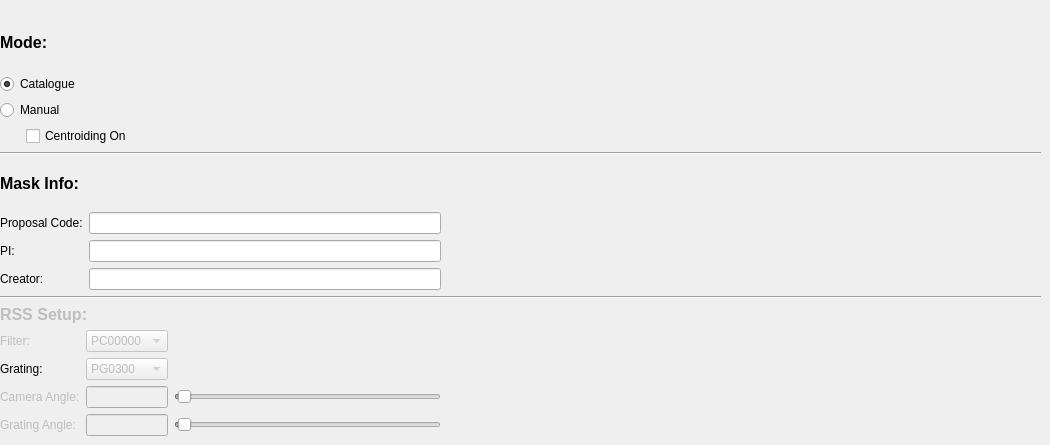
    <widget class="QWidget" name="InfoTab">
     <property name="sizePolicy">
      <sizepolicy hsizetype="Expanding" vsizetype="Expanding">
       <horstretch>0</horstretch>
       <verstretch>0</verstretch>
      </sizepolicy>
     </property>
     <attribute name="title">
      <string>       &amp;Info       </string>
     </attribute>
     <widget class="QWidget" name="layoutWidget">
      <property name="geometry">
       <rect>
        <x>0</x>
        <y>16</y>
        <width>1041</width>
        <height>420</height>
       </rect>
      </property>
      <layout class="QVBoxLayout" name="verticalLayout">
       <item>
        <layout class="QGridLayout" name="gridLayout_2">
         <item row="0" column="0" colspan="2">
          <widget class="QLabel" name="labelInfo_Mode">
           <property name="font">
            <font>
             <family>Arial</family>
             <pointsize>12</pointsize>
             <weight>75</weight>
             <bold>true</bold>
            </font>
           </property>
           <property name="text">
            <string>Mode:</string>
           </property>
          </widget>
         </item>
         <item row="1" column="0" colspan="2">
          <widget class="QRadioButton" name="radioButtonInfo_Catalogue">
           <property name="text">
            <string>Catalogue</string>
           </property>
           <property name="checked">
            <bool>true</bool>
           </property>
          </widget>
         </item>
         <item row="2" column="0" colspan="2">
          <widget class="QRadioButton" name="radioButtonInfo_Manual">
           <property name="text">
            <string>Manual</string>
           </property>
          </widget>
         </item>
         <item row="3" column="0">
          <spacer name="horizontalSpacer_2">
           <property name="orientation">
            <enum>Qt::Horizontal</enum>
           </property>
           <property name="sizeType">
            <enum>QSizePolicy::Fixed</enum>
           </property>
           <property name="sizeHint" stdset="0">
            <size>
             <width>20</width>
             <height>20</height>
            </size>
           </property>
          </spacer>
         </item>
         <item row="3" column="1">
          <widget class="QCheckBox" name="checkBoxInfo_CentroidOn">
           <property name="text">
            <string>Centroiding On</string>
           </property>
          </widget>
         </item>
         <item row="3" column="2">
          <spacer name="horizontalSpacer_10">
           <property name="orientation">
            <enum>Qt::Horizontal</enum>
           </property>
           <property name="sizeHint" stdset="0">
            <size>
             <width>40</width>
             <height>20</height>
            </size>
           </property>
          </spacer>
         </item>
        </layout>
       </item>
       <item>
        <widget class="Line" name="line_2">
         <property name="orientation">
          <enum>Qt::Horizontal</enum>
         </property>
        </widget>
       </item>
       <item>
        <layout class="QGridLayout" name="gridLayout_6">
         <item row="0" column="0">
          <widget class="QLabel" name="labelInfo_MaskInfo">
           <property name="font">
            <font>
             <family>Arial</family>
             <pointsize>12</pointsize>
             <weight>75</weight>
             <bold>true</bold>
            </font>
           </property>
           <property name="text">
            <string>Mask Info:</string>
           </property>
          </widget>
         </item>
         <item row="1" column="0">
          <widget class="QLabel" name="labelInfo_ProposalCode">
           <property name="text">
            <string>Proposal Code:</string>
           </property>
           <property name="textInteractionFlags">
            <set>Qt::LinksAccessibleByMouse|Qt::TextEditable</set>
           </property>
          </widget>
         </item>
         <item row="2" column="0">
          <widget class="QLabel" name="labelInfo_Proposer">
           <property name="text">
            <string>PI:</string>
           </property>
           <property name="buddy">
            <cstring>lineEditInfo_Proposer</cstring>
           </property>
          </widget>
         </item>
         <item row="2" column="1">
          <widget class="QLineEdit" name="lineEditInfo_Proposer"/>
         </item>
         <item row="2" column="2">
          <spacer name="horizontalSpacer_9">
           <property name="orientation">
            <enum>Qt::Horizontal</enum>
           </property>
           <property name="sizeType">
            <enum>QSizePolicy::Fixed</enum>
           </property>
           <property name="sizeHint" stdset="0">
            <size>
             <width>600</width>
             <height>20</height>
            </size>
           </property>
          </spacer>
         </item>
         <item row="3" column="0">
          <widget class="QLabel" name="labelInfo_Creator">
           <property name="text">
            <string>Creator:</string>
           </property>
           <property name="buddy">
            <cstring>lineEditInfo_Creator</cstring>
           </property>
          </widget>
         </item>
         <item row="3" column="1">
          <widget class="QLineEdit" name="lineEditInfo_Creator"/>
         </item>
         <item row="1" column="1">
          <widget class="QLineEdit" name="lineEditInfo_ProposalCode"/>
         </item>
        </layout>
       </item>
       <item>
        <widget class="Line" name="line_5">
         <property name="orientation">
          <enum>Qt::Horizontal</enum>
         </property>
        </widget>
       </item>
       <item>
        <layout class="QVBoxLayout" name="verticalLayoutInfo_RSSSetup">
         <item>
          <widget class="QLabel" name="labelInfo_RSSSetup">
           <property name="enabled">
            <bool>false</bool>
           </property>
           <property name="font">
            <font>
             <family>Arial</family>
             <pointsize>12</pointsize>
             <weight>75</weight>
             <bold>true</bold>
            </font>
           </property>
           <property name="text">
            <string>RSS Setup:</string>
           </property>
           <property name="textFormat">
            <enum>Qt::RichText</enum>
           </property>
          </widget>
         </item>
         <item>
          <layout class="QGridLayout" name="gridLayout">
           <item row="0" column="0">
            <widget class="QLabel" name="labelInfo_Filter">
             <property name="enabled">
              <bool>false</bool>
             </property>
             <property name="text">
              <string>Filter:</string>
             </property>
             <property name="buddy">
              <cstring>comboBoxInfo_Filter</cstring>
             </property>
            </widget>
           </item>
           <item row="0" column="1">
            <widget class="QComboBox" name="comboBoxInfo_Filter">
             <property name="enabled">
              <bool>false</bool>
             </property>
             <item>
              <property name="text">
               <string>PC00000</string>
              </property>
             </item>
             <item>
              <property name="text">
               <string>PC03200</string>
              </property>
             </item>
             <item>
              <property name="text">
               <string>PC03400</string>
              </property>
             </item>
             <item>
              <property name="text">
               <string>PC03850</string>
              </property>
             </item>
             <item>
              <property name="text">
               <string>PC04600</string>
              </property>
             </item>
            </widget>
           </item>
           <item row="1" column="0">
            <widget class="QLabel" name="labelInfo_Grating">
             <property name="text">
              <string>Grating:</string>
             </property>
             <property name="buddy">
              <cstring>comboBoxInfo_Grating</cstring>
             </property>
            </widget>
           </item>
           <item row="1" column="1">
            <widget class="QComboBox" name="comboBoxInfo_Grating">
             <property name="enabled">
              <bool>false</bool>
             </property>
             <item>
              <property name="text">
               <string>PG0300</string>
              </property>
             </item>
             <item>
              <property name="text">
               <string>PG0900</string>
              </property>
             </item>
             <item>
              <property name="text">
               <string>PG1300</string>
              </property>
             </item>
             <item>
              <property name="text">
               <string>PG1800</string>
              </property>
             </item>
             <item>
              <property name="text">
               <string>PG2300</string>
              </property>
             </item>
             <item>
              <property name="text">
               <string>PG3000</string>
              </property>
             </item>
            </widget>
           </item>
           <item row="2" column="0">
            <widget class="QLabel" name="labelInfo_CamAng">
             <property name="enabled">
              <bool>false</bool>
             </property>
             <property name="text">
              <string>Camera Angle:</string>
             </property>
             <property name="buddy">
              <cstring>horizontalSliderInfo_CamAng</cstring>
             </property>
            </widget>
           </item>
           <item row="3" column="0">
            <widget class="QLabel" name="labelInfo_GrAng">
             <property name="enabled">
              <bool>false</bool>
             </property>
             <property name="text">
              <string>Grating Angle:</string>
             </property>
             <property name="buddy">
              <cstring>horizontalSliderInfo_CamAng</cstring>
             </property>
            </widget>
           </item>
           <item row="2" column="2">
            <widget class="QSlider" name="horizontalSliderInfo_CamAng">
             <property name="enabled">
              <bool>false</bool>
             </property>
             <property name="singleStep">
              <number>2</number>
             </property>
             <property name="value">
              <number>1</number>
             </property>
             <property name="orientation">
              <enum>Qt::Horizontal</enum>
             </property>
            </widget>
           </item>
           <item row="3" column="2">
            <widget class="QSlider" name="horizontalSliderInfo_GrAng">
             <property name="enabled">
              <bool>false</bool>
             </property>
             <property name="singleStep">
              <number>2</number>
             </property>
             <property name="value">
              <number>1</number>
             </property>
             <property name="orientation">
              <enum>Qt::Horizontal</enum>
             </property>
            </widget>
           </item>
           <item row="2" column="1">
            <widget class="QLineEdit" name="lineEditInfo_CamAng">
             <property name="enabled">
              <bool>false</bool>
             </property>
             <property name="readOnly">
              <bool>true</bool>
             </property>
            </widget>
           </item>
           <item row="3" column="1">
            <widget class="QLineEdit" name="lineEditInfo_GrAng">
             <property name="enabled">
              <bool>false</bool>
             </property>
             <property name="readOnly">
              <bool>true</bool>
             </property>
            </widget>
           </item>
           <item row="2" column="3">
            <spacer name="horizontalSpacer_6">
             <property name="orientation">
              <enum>Qt::Horizontal</enum>
             </property>
             <property name="sizeType">
              <enum>QSizePolicy::Fixed</enum>
             </property>
             <property name="sizeHint" stdset="0">
              <size>
               <width>600</width>
               <height>20</height>
              </size>
             </property>
            </spacer>
           </item>
           <item row="0" column="2">
            <spacer name="horizontalSpacer">
             <property name="orientation">
              <enum>Qt::Horizontal</enum>
             </property>
             <property name="sizeType">
              <enum>QSizePolicy::Expanding</enum>
             </property>
             <property name="sizeHint" stdset="0">
              <size>
               <width>300</width>
               <height>20</height>
              </size>
             </property>
            </spacer>
           </item>
          </layout>
         </item>
        </layout>
       </item>
      </layout>
     </widget>
    </widget>
